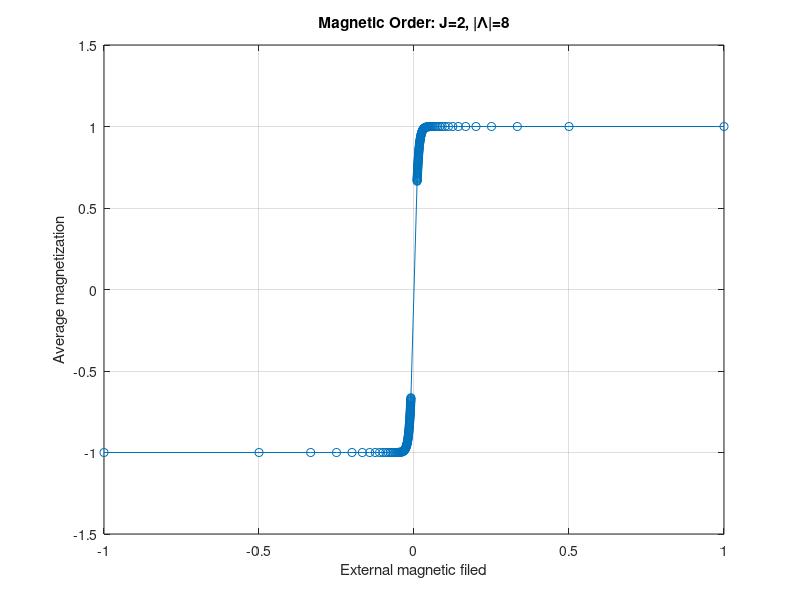

Here is the MATLAB script that generated this plot:
clc; clear;

tic

% === 1. Input Image ===
n1=5;% half the legth of image 1
img1 = [255 *ones(1,n1),ones(1, n1)];% image 1 is half balck and half white
n2=8;% length of image 2
img2 = ones(1,n2); %image 2 is all the same color
img = img2; %choose between image 1 and image 2 to run the algorithm
n = length(img);

% === 2. Spin Operators and Identity ===
sx = [0, 1; 1, 0];
sy = [0, 1i; -1i, 0];
sz = [1, 0; 0, -1];
I = eye(2);

% === 3. Pixel Similarity → Coupling Strengths J(i) ===
J = zeros(1, n);%create J-tensor containing the interactions
for i = 1:n-1
    next = i + 1;%A:removed mod to make it a line segment
    diff = abs(img(i) - img(next));
    J(i) = 1 + exp(-diff/(1*n)) -exp(diff/(1*n));  % similarity-based coupling; it scales with the size of the image
    J(i)=2;
end
Javg = sum(J)/(n-1);%Average J

% === 4. Construct Ising-like Hamiltonian ===
H = zeros(2^n);

% (a) Interaction: -J(i) * σz_i * σz_{i+1}
for i = 1:n-1
    opX = 1;
    opY = 1;
    opZ = 1;
    for j = 1:n
        if j == i || j == i + 1 %A:removed mod to make it a line segment
            X = sx;
            Y = sy;
            Z = sz;
        else
            X = I;
            Y = I;
            Z = I;
        end
        opX = kron(opX, X);
        opY = kron(opY, Y);
        opZ = kron(opZ, Z);
    end
    H = H - (opY + opZ)-  J(i)*opX;
end
%if we set J =1, then the expected value of sz is non-zero
%if we set J=-1, the ground state is gapless meaning that the eigenspace of
%of the lowest eigenvalue is degenerate and, as a result, we obtain
%expected values of sz that are not zero. 


% (c) External magentic field
H_ext = 0;
for i=1:n
    op=1;
    for j=1:n
        A = (j == i) * sx + (j ~= i) * I;
        op = kron(op, A);
    end
    H_ext = H_ext + op;
end

%H = sparse(H);%tranform to a sparese matrix

% === 5. Average magnetic field ===
b=10;%inverse temperature
h_str1 = 1:100;
h_str1 = 1 ./ h_str1;
h_str2 = 1:100;
h_str2 = (-1) ./ h_str2;
h_str = [h_str1 h_str2];
h_str = sort(h_str);
nh = length(h_str);
mx_list = zeros(1, nh);
for ih=1:nh
    %(a) Hamiltonian with external magentic field
    H_tot = H - h_str(ih)*H_ext;
    %[evecs, evals] = eigs(H, 1, 'SA');%use this if the matrix if SPARSE
    [evecs, evals] = eig(H_tot);%use this if the matrix is NOT SPARSE
    
    %(b) Partition function
    Z=0;
    temp_vec = 0;%temporary vector
    for i=1:2^n
        temp_vec = evecs(:, i);
        Z = Z + (temp_vec'*temp_vec)*exp(- b*evals(i,i));
    end
    %The computation assumes that the evecs are not normalized, but it seems
    %like they are always normalized based on examples. So, we may optimize the
    %computation for the partition function if we have a guarantee that the
    %evecs are normalized
    
    %(c) average magnetization
    mx=0;%average x-spin magnetization
    for i=1:2^n
        temp_vec = evecs(:, i);
        mx = mx + real(temp_vec'*H_ext*temp_vec)*exp(- b*evals(i,i));
    end
    mx= mx/(Z*n);%average magentization done
    mx_list(ih) = mx;
end
%disp(mx_list)

% === 6. Plots ===
figure;

plot(h_str, mx_list, 'o-');            % Line with circles
xlabel('External magnetic filed');
ylabel('Average magnetization');
str = sprintf('Magnetic Order: J=%d, |Λ|=%d', Javg, n);
%title('Magnetic Order: J=' + 1 );
title(str);
grid on;


toc
